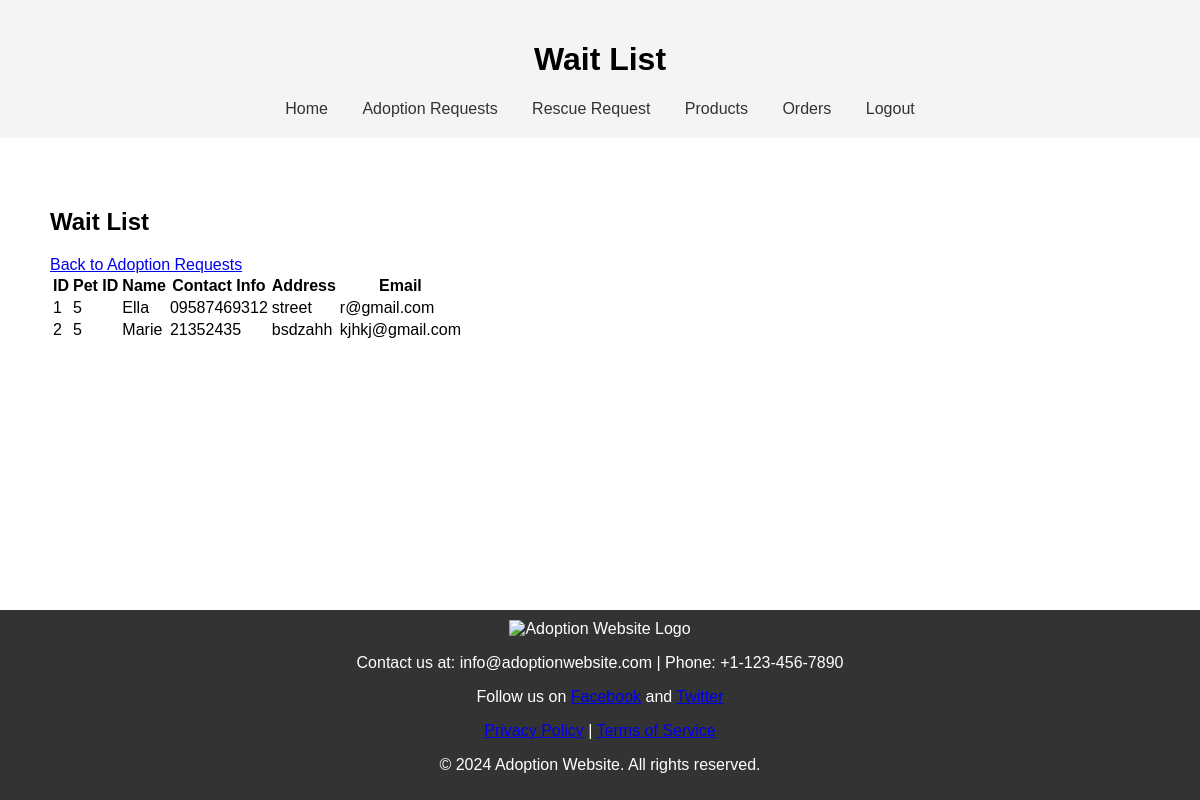
The page /admin/wait_list.php on the database its author committed.
### tables this page shows
CREATE TABLE `adoption_requests` (
  `id` int(11) NOT NULL,
  `pet_id` int(11) NOT NULL,
  `name` varchar(50) NOT NULL,
  `contact_info` varchar(100) NOT NULL,
  `address` varchar(255) NOT NULL,
  `email` varchar(100) NOT NULL,
  `status` varchar(255) DEFAULT NULL
);

### admin/wait_list.php (the view, shortened to what this page needs)
<?php
include '../db_connection.php';
$sql = "SELECT * FROM adoption_requests WHERE status = 'accepted'";
$result = $conn->query($sql);
?>
<!DOCTYPE html>
<html>
<head>
    <link rel="stylesheet" type="text/css" href="../styles.css">
</head>
<body>
    <header>
        <h1>Wait List</h1>
        <?php include '../components/admin_navbar.php'; ?>
    </header>
    <section>
        <h2>Wait List</h2>
        <a href="view_adoption_request.php">Back to Adoption Requests</a>
        <table id="waitlist-table">
            <thead>
                <tr>
                    <th>ID</th>
                    <th>Pet ID</th>
                    <th>Name</th>
                    <th>Contact Info</th>
                    <th>Address</th>
                    <th>Email</th>
                </tr>
            </thead>
            <tbody>
                <?php
                if ($result->num_rows > 0) {
                    while ($row = $result->fetch_assoc()) {
                        echo "<tr class='table-row' data-id='" . $row['id'] . "' onclick=\"window.location='view_waitlist_details.php?id=" . $row['id'] . "'\">";
                        echo "<td>" . $row['id'] . "</td>";
                        echo "<td>" . $row['pet_id'] . "</td>";
                        echo "<td>" . $row['name'] . "</td>";
                        echo "<td>" . $row['contact_info'] . "</td>";
                        echo "<td>" . $row['address'] . "</td>";
                        echo "<td>" . $row['email'] . "</td>";
                        echo "</tr>";
                    }
                } else {
                    echo "<tr><td colspan='6'>No adoption requests found</td></tr>";
                }
                ?>
            </tbody>
        </table>
    </section>
    <footer>
        <?php include '../components/footer.php'; ?>
    </footer>
</body>
</html>

### styles.css (style rules this page uses)
body { font-family: Arial, sans-serif; margin: 0; padding: 0; }
header { background-color: #f4f4f4; padding: 20px; text-align: center; }
section { padding: 50px; }
footer { background-color: #333; color: #fff; text-align: center; padding: 10px 0; position: fixed; bottom: 0; width: 100%; }

### rows shown on the page
adoption_requests: id "1", pet "5", name "Ella", contact_info "09587469312", address "street", email "r@gmail.com"
adoption_requests: id "2", pet "5", name "Marie", contact_info "21352435", address "bsdzahh", email "kjhkj@gmail.com"
